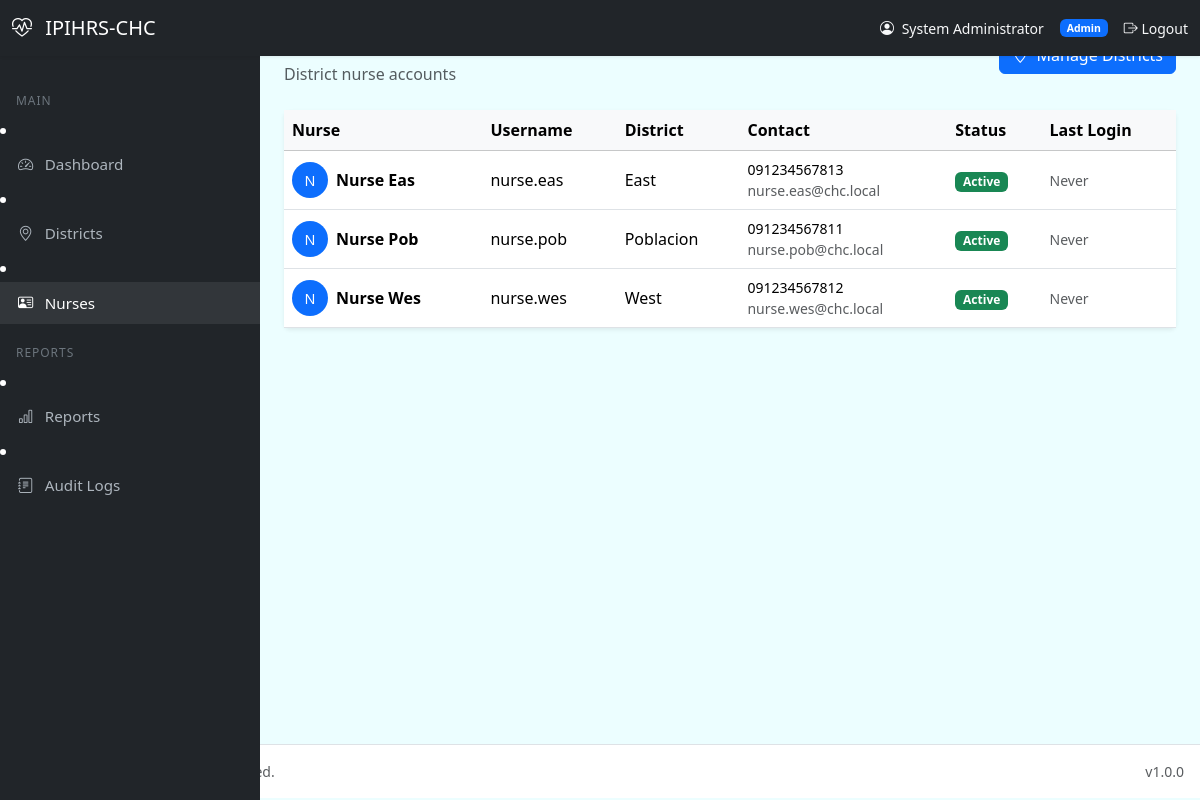
The page /admin/nurses.php (signed in) on the database its author committed.
### tables this page shows
CREATE TABLE IF NOT EXISTS users (
    user_id INT UNSIGNED AUTO_INCREMENT PRIMARY KEY,
    username VARCHAR(60) NOT NULL UNIQUE,
    password_hash VARCHAR(255) NOT NULL,
    email VARCHAR(180) NULL,
    full_name VARCHAR(150) NOT NULL,
    contact_number VARCHAR(50) NULL,
    role ENUM('admin','nurse','dpwh') NOT NULL,
    district_id INT UNSIGNED NULL,
    status ENUM('active','inactive') NOT NULL DEFAULT 'active',
    force_password_change TINYINT(1) NOT NULL DEFAULT 0,
    last_login DATETIME NULL,
    created_by INT UNSIGNED NULL,
    created_at DATETIME NOT NULL DEFAULT CURRENT_TIMESTAMP,
    updated_at DATETIME NOT NULL DEFAULT CURRENT_TIMESTAMP ON UPDATE CURRENT_TIMESTAMP,

    INDEX idx_users_role (role),
    INDEX idx_users_district (district_id),
    INDEX idx_users_status (status),

    CONSTRAINT fk_users_district
        FOREIGN KEY (district_id) REFERENCES districts(district_id)
        ON DELETE SET NULL
        ON UPDATE CASCADE
);

CREATE TABLE IF NOT EXISTS districts (
    district_id INT UNSIGNED AUTO_INCREMENT PRIMARY KEY,
    district_name VARCHAR(120) NOT NULL,
    district_code VARCHAR(30) NOT NULL UNIQUE,
    address TEXT NULL,
    contact_number VARCHAR(50) NULL,
    email VARCHAR(120) NULL,
    status ENUM('active','inactive') NOT NULL DEFAULT 'active',
    created_by INT UNSIGNED NULL,
    created_at DATETIME NOT NULL DEFAULT CURRENT_TIMESTAMP,
    updated_at DATETIME NOT NULL DEFAULT CURRENT_TIMESTAMP ON UPDATE CURRENT_TIMESTAMP,

    INDEX idx_districts_status (status),
    INDEX idx_districts_code (district_code)
);

### includes/helpers.php (called while the page is built, shortened)
<?php
if (!function_exists('asset_path')) {
    function asset_path(string $path = ''): string {
        return rtrim(APP_URL, '/\\') . '/' . ltrim($path, '/\\');
    }
}
if (!function_exists('url')) {
    function url(string $path = ''): string {
        return rtrim(APP_URL, '/\\') . '/' . ltrim($path, '/\\');
    }
}
if (!function_exists('e')) {
    function e(?string $value): string {
        return htmlspecialchars((string)($value ?? ''), ENT_QUOTES | ENT_HTML5, 'UTF-8');
    }
}
if (!function_exists('is_logged_in')) {
    function is_logged_in(): bool {
        return true;
    }
}
if (!function_exists('current_user')) {
    function current_user(): ?array {
        return [
            'user_id'     => $_SESSION['user_id'],
            'username'    => $_SESSION['username'] ?? null,
            'full_name'   => $_SESSION['full_name'] ?? null,
            'role'        => $_SESSION['role'],
            'district_id' => $_SESSION['district_id'] ?? null,
        ];
    }
}

### admin/nurses.php (the view, shortened to what this page needs)
<?php
require_once __DIR__ . '/../includes/helpers.php';
require_once __DIR__ . '/../includes/header.php';
$pdo = Database::getConnection();
$stmt = $pdo->query("
    SELECT u.user_id, u.username, u.full_name, u.email, u.contact_number,
           u.status, u.last_login, u.created_at,
           d.district_name, d.district_code
    FROM users u
    LEFT JOIN districts d ON d.district_id = u.district_id
    WHERE u.role = 'nurse'
    ORDER BY u.status DESC, u.full_name
");
$nurses = $stmt->fetchAll();
require_once __DIR__ . '/../includes/sidebar.php';
?>
<div class="main-content">
    <div class="d-flex flex-column flex-md-row justify-content-between align-items-md-center mb-4 gap-2">
        <div>
            <h2 class="mb-0">Nurses</h2>
            <p class="text-muted mb-0">District nurse accounts</p>
        </div>
        <a href="<?= e(url('admin/districts.php')) ?>" class="btn btn-primary">
        </a>
    </div>
    <div class="card border-0 shadow-sm">
        <div class="card-body p-0">
            <div class="table-responsive">
                <table class="table table-hover align-middle mb-0">
                    <thead class="table-light">
                        <tr>
                            <th>Nurse</th>
                            <th>Username</th>
                            <th>District</th>
                            <th>Contact</th>
                            <th>Status</th>
                            <th>Last Login</th>
                        </tr>
                    </thead>
                    <tbody>
                        <?php if (!$nurses): ?>
                            <tr><td colspan="6" class="text-center text-muted py-4">No nurses found.</td></tr>
                        <?php else: ?>
                            <?php foreach ($nurses as $n): ?>
                                <tr>
                                    <td>
                                        <div class="d-flex align-items-center gap-2">
                                            <div class="avatar bg-primary text-white rounded-circle d-flex align-items-center justify-content-center" style="width:36px;height:36px;font-size:0.9rem;">
                                                <?= e(strtoupper(mb_substr($n['full_name'], 0, 1))) ?>
                                            </div>
                                            <span class="fw-semibold"><?= e($n['full_name']) ?></span>
                                        </div>
                                    </td>
                                    <td><?= e($n['username']) ?></td>
                                    <td><?= e($n['district_name'] ?? 'Unassigned') ?></td>
                                    <td>
                                        <div class="small"><?= e($n['contact_number'] ?? '') ?></div>
                                        <div class="small text-muted"><?= e($n['email'] ?? '') ?></div>
                                    </td>
                                    <td>
                                        <span class="badge bg-<?= $n['status'] === 'active' ? 'success' : 'secondary' ?>">
                                            <?= e(ucfirst($n['status'])) ?>
                                        </span>
                                    </td>
                                    <td class="small text-muted"><?= e($n['last_login'] ? format_datetime($n['last_login']) : 'Never') ?></td>
                                </tr>
                            <?php endforeach; ?>
                        <?php endif; ?>
                    </tbody>
                </table>
            </div>
        </div>
    </div>
</div>
<?php require_once __DIR__ . '/../includes/footer.php'; ?>

### includes/header.php (shortened to what this page needs)
<?php
require_once INCLUDES_PATH . '/helpers.php';
$currentUser = current_user();
?>
<!DOCTYPE html>
<html lang="en">
<head>
    <link href="https://cdn.jsdelivr.net/npm/bootstrap@5.3.3/dist/css/bootstrap.min.css" rel="stylesheet">
    <link href="https://cdn.jsdelivr.net/npm/bootstrap-icons@1.11.3/font/bootstrap-icons.min.css" rel="stylesheet">
    <link href="<?= e(asset_path('assets/css/app.css')) ?>" rel="stylesheet">
</head>
<body>
<nav class="navbar navbar-expand navbar-dark bg-dark fixed-top">
    <div class="container-fluid">
        <a class="navbar-brand" href="<?= e(asset_path('admin/dashboard.php')) ?>">
            <i class="bi bi-heart-pulse me-2"></i>
            <?= e(APP_SHORT_NAME) ?>
        </a>
        <div class="ms-auto d-flex align-items-center gap-3 text-light small">
            <span class="d-none d-md-inline">
                <i class="bi bi-person-circle me-1"></i>
                <?= e($currentUser['full_name'] ?? '') ?>
            </span>
            <span class="badge bg-primary">
                <?= e(ucfirst($currentUser['role'] ?? '')) ?>
            </span>
            <a href="<?= e(url('logout.php')) ?>" class="text-light text-decoration-none">
                <i class="bi bi-box-arrow-right"></i> Logout
            </a>
        </div>
    </div>
</nav>

### includes/sidebar.php (shortened to what this page needs)
<?php
$role       = $_SESSION['role'] ?? '';
function nav_item(string $url, string $label, string $icon, array $paths = []): string
{
    $currentPath = parse_url($_SERVER['REQUEST_URI'], PHP_URL_PATH);
    $active = '';
    foreach ($paths as $path) {
        if (str_contains($currentPath, $path)) {
            $active = 'active';
            break;
        }
    }
    $url = htmlspecialchars($url, ENT_QUOTES, 'UTF-8');
    $label = htmlspecialchars($label, ENT_QUOTES, 'UTF-8');
    return '<li class="nav-item">
        <a class="nav-link ' . $active . '" href="' . $url . '">
            <i class="bi bi-' . $icon . '"></i>' . $label . '
        </a>
    </li>';
}
?>
<div class="sidebar" id="sidebar">
    <?php if ($role === 'admin'): ?>
        <div class="nav-section">Main</div>
        <?= nav_item(url('admin/dashboard.php'), 'Dashboard', 'speedometer2', ['admin/dashboard']) ?>
        <?= nav_item(url('admin/districts.php'), 'Districts', 'geo-alt', ['admin/districts']) ?>
        <?= nav_item(url('admin/nurses.php'), 'Nurses', 'person-vcard', ['admin/nurses', 'admin/assign_nurse']) ?>
        <div class="nav-section">Reports</div>
        <?= nav_item(url('admin/reports.php'), 'Reports', 'bar-chart', ['admin/reports']) ?>
        <?= nav_item(url('admin/audit_logs.php'), 'Audit Logs', 'journal-text', ['admin/audit_logs']) ?>
    <?php endif; ?>
</div>

### includes/footer.php (shortened to what this page needs)
<footer class="mt-auto py-3 border-top bg-white">
    <div class="container-fluid px-3">
        <div class="d-flex flex-column flex-md-row justify-content-between align-items-center small text-muted">
            <span>&copy; <?= date('Y') ?> <?= e(APP_SHORT_NAME) ?>. All rights reserved.</span>
            <span class="mt-1 mt-md-0">v<?= e(APP_VERSION) ?></span>
        </div>
    </div>
</footer>
</body>
</html>

### assets/css/app.css (style rules this page uses)
:root { --primary: #0284c7; --primary-dark: #026aa7; --color-primary: #0891b2; --color-primary-dark: #0e7490; --color-secondary: #22d3ee; --color-accent: #059669; --color-background: #ecfeff; --color-foreground: #164e63; --color-card: #ffffff; --color-card-foreground: #164e63; --color-muted: #e8f1f6; --color-muted-foreground: #475569; --color-border: #a5f3fc; --color-ring: #0891b2; --color-danger: #dc2626; --color-danger-foreground: #ffffff; --shadow-soft: 0 10px 40px rgba(8, 145, 178, 0.08); --shadow-card: 0 1px 2px rgba(15, 23, 42, 0.04), 0 6px 24px rgba(8, 145, 178, 0.06); --radius: 1.25rem; }
* { box-sizing: border-box; }
body { font-family: 'Figtree', system-ui, -apple-system, Segoe UI, Roboto, Helvetica, Arial, sans-serif; background: var(--color-background); color: var(--color-foreground); min-height: 100vh; margin: 0; }
.navbar { height: 56px; box-shadow: 0 1px 3px rgba(0, 0, 0, 0.08); }
.sidebar { position: fixed; top: 56px; left: 0; bottom: 0; width: 260px; overflow-y: auto; background-color: #212529; color: #fff; padding-top: 1rem; z-index: 1000; transition: transform 0.3s ease-in-out; }
.sidebar .nav-link { color: #adb5bd; padding: 0.6rem 1rem; border-radius: 0; margin: 0.1rem 0; display: flex; align-items: center; gap: 0.6rem; font-size: 0.95rem; }
.sidebar .nav-link:hover, .sidebar .nav-link.active { color: #fff; background-color: rgba(255, 255, 255, 0.08); text-decoration: none; }
.sidebar .nav-link i { width: 1.2rem; text-align: center; }
.sidebar .nav-section { padding: 0.5rem 1rem; font-size: 0.75rem; text-transform: uppercase; letter-spacing: 0.08em; color: #6c757d; margin-top: 0.75rem; }
.main-content { margin-left: 260px; padding: 1.5rem; min-height: calc(100vh - 56px); }

### rows shown on the page
users: full_name "N", full_name "Nurse Eas", username "nurse.eas", district.district_name "East", contact_number "091234567813", email "nurse.eas@chc.local", status "Active", last_login "Never"
users: full_name "N", full_name "Nurse Pob", username "nurse.pob", district.district_name "Poblacion", contact_number "091234567811", email "nurse.pob@chc.local", status "Active", last_login "Never"
users: full_name "N", full_name "Nurse Wes", username "nurse.wes", district.district_name "West", contact_number "091234567812", email "nurse.wes@chc.local", status "Active", last_login "Never"

### other values the page prints
APP_SHORT_NAME "IPIHRS-CHC"
$currentUser['full_name'] "System Administrator"
$currentUser['role'] "Admin"
$label "Dashboard Districts Nurses Reports Audit Logs"
APP_VERSION "1.0.0"
